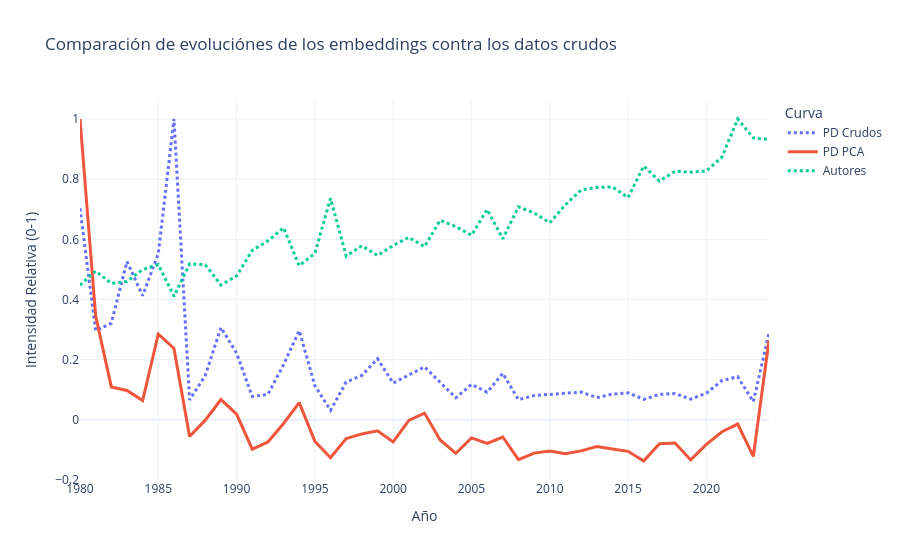

This figure's notebook cell:
### Code cell
# Unir las tablas 
# Usamos 'inner' para quedarnos solo con los años que existen en ambos lados
df_comparacion = pd.merge(df_plot, df_flujo, left_on='Year', right_on='year', how='inner')

# Normalización Manual (Escala 0 a 1)
# Para poder comparar directamente las tendencias
#PD es percent of documents

#Por cada atributo definido, se busca al maximo, y a cada valor (fila) es dividido entre ese valor
df_comparacion['PD Crudos'] = df_comparacion['Percent of documents'] / df_comparacion['Percent of documents'].max()
df_comparacion['PD PCA'] = df_comparacion['y_original'] / df_comparacion['y_original'].max()
df_comparacion['Autores'] = df_comparacion['Ave. authorships'] / df_comparacion['Ave. authorships'].max()
# Graficar
fig = px.line(
    df_comparacion, 
    x='Year', 
    y=['PD Crudos', 'PD PCA', 'Autores'], 
    title="Comparación de evoluciónes de los embeddings contra los datos crudos",
    labels={'value': 'Intensidad Relativa (0-1)', 'variable': 'Curva', 'Year': 'Año'},
    template="plotly_white",
    markers=False
)

fig.update_traces(line=dict(width=3)) 
fig.update_traces(patch={"line": {"dash": "dot"}}, selector={"name": "Autores"})
fig.update_traces(patch={"line": {"dash": "dot"}}, selector={"name": "PD Crudos"})
fig.show()

### Figure 1 — Plotly figure (JSON) as saved in the notebook; plotly's stock layout.template omitted (floating-point values rounded to 4 significant figures)
{"data": [{"hovertemplate": "Curva=PD Crudos<br>Año=%{x}<br>Intensidad Relativa (0-1)=%{y}<extra></extra>", "legendgroup": "PD Crudos", "line": {"color": "#636efa", "dash": "dot", "width": 3}, "marker": {"symbol": "circle"}, "mode": "lines", "name": "PD Crudos", "orientation": "v", "showlegend": true, "type": "scatter", "x": [1980, 1981, 1982, 1983, 1984, 1985, 1986, 1987, 1988, 1989, 1990, 1991, 1992, 1993, 1994, 1995, 1996, 1997, 1998, 1999, 2000, 2001, 2002, 2003, 2004, 2005, 2006, 2007, 2008, 2009, 2010, 2011, 2012, 2013, 2014, 2015, 2016, 2017, 2018, 2019, 2020, 2021, 2022, 2023, 2024], "xaxis": "x", "y": [0.7029, 0.2965, 0.3212, 0.5263, 0.4125, 0.5523, 1.0, 0.06608, 0.1472, 0.3068, 0.2214, 0.07767, 0.08443, 0.1832, 0.2965, 0.1135, 0.03167, 0.1257, 0.1477, 0.2029, 0.1221, 0.1485, 0.1761, 0.1247, 0.07341, 0.1179, 0.0917, 0.1543, 0.06715, 0.08064, 0.0853, 0.08948, 0.09213, 0.07385, 0.08548, 0.08999, 0.06811, 0.0845, 0.08744, 0.06871, 0.08851, 0.1308, 0.1432, 0.06038, 0.2887], "yaxis": "y"}, {"hovertemplate": "Curva=PD PCA<br>Año=%{x}<br>Intensidad Relativa (0-1)=%{y}<extra></extra>", "legendgroup": "PD PCA", "line": {"color": "#EF553B", "dash": "solid", "width": 3}, "marker": {"symbol": "circle"}, "mode": "lines", "name": "PD PCA", "orientation": "v", "showlegend": true, "type": "scatter", "x": [1980, 1981, 1982, 1983, 1984, 1985, 1986, 1987, 1988, 1989, 1990, 1991, 1992, 1993, 1994, 1995, 1996, 1997, 1998, 1999, 2000, 2001, 2002, 2003, 2004, 2005, 2006, 2007, 2008, 2009, 2010, 2011, 2012, 2013, 2014, 2015, 2016, 2017, 2018, 2019, 2020, 2021, 2022, 2023, 2024], "xaxis": "x", "y": [1.0, 0.3459, 0.1095, 0.09745, 0.06403, 0.2853, 0.237, -0.05563, -0.001095, 0.06728, 0.0189, -0.09758, -0.07399, -0.01208, 0.05725, -0.07164, -0.1261, -0.06213, -0.04688, -0.03674, -0.07328, -0.002096, 0.02241, -0.06681, -0.1112, -0.05998, -0.07818, -0.05711, -0.1323, -0.1107, -0.1038, -0.113, -0.1032, -0.08853, -0.0972, -0.1047, -0.1369, -0.07942, -0.07714, -0.1333, -0.08163, -0.03956, -0.01414, -0.1218, 0.2647], "yaxis": "y"}, {"hovertemplate": "Curva=Autores<br>Año=%{x}<br>Intensidad Relativa (0-1)=%{y}<extra></extra>", "legendgroup": "Autores", "line": {"color": "#00cc96", "dash": "dot", "width": 3}, "marker": {"symbol": "circle"}, "mode": "lines", "name": "Autores", "orientation": "v", "showlegend": true, "type": "scatter", "x": [1980, 1981, 1982, 1983, 1984, 1985, 1986, 1987, 1988, 1989, 1990, 1991, 1992, 1993, 1994, 1995, 1996, 1997, 1998, 1999, 2000, 2001, 2002, 2003, 2004, 2005, 2006, 2007, 2008, 2009, 2010, 2011, 2012, 2013, 2014, 2015, 2016, 2017, 2018, 2019, 2020, 2021, 2022, 2023, 2024], "xaxis": "x", "y": [0.4476, 0.4946, 0.4534, 0.46, 0.4996, 0.516, 0.4108, 0.5189, 0.5153, 0.4483, 0.4781, 0.5634, 0.5948, 0.6384, 0.5122, 0.5534, 0.7362, 0.5445, 0.5788, 0.546, 0.5794, 0.6067, 0.5755, 0.6635, 0.6424, 0.6136, 0.6993, 0.6017, 0.7081, 0.6877, 0.6552, 0.7152, 0.7639, 0.7726, 0.7742, 0.7388, 0.8436, 0.7935, 0.8266, 0.8234, 0.827, 0.8741, 1.0, 0.937, 0.9318], "yaxis": "y"}], "layout": {"legend": {"title": {"text": "Curva"}, "tracegroupgap": 0}, "title": {"text": "Comparación de evoluciónes de los embeddings contra los datos crudos"}, "xaxis": {"anchor": "y", "domain": [0, 1], "title": {"text": "Año"}}, "yaxis": {"anchor": "x", "domain": [0, 1], "title": {"text": "Intensidad Relativa (0-1)"}}}}
